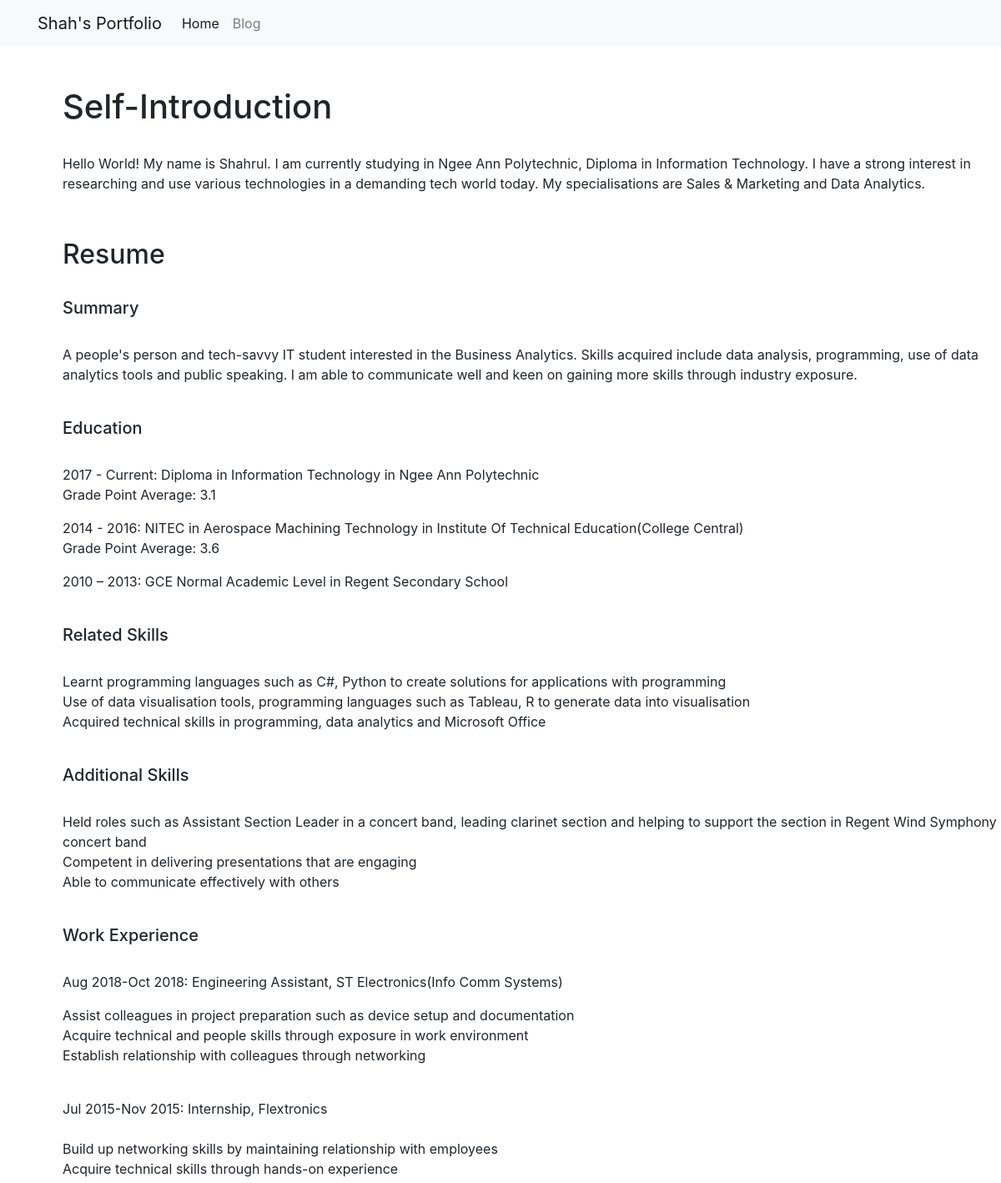
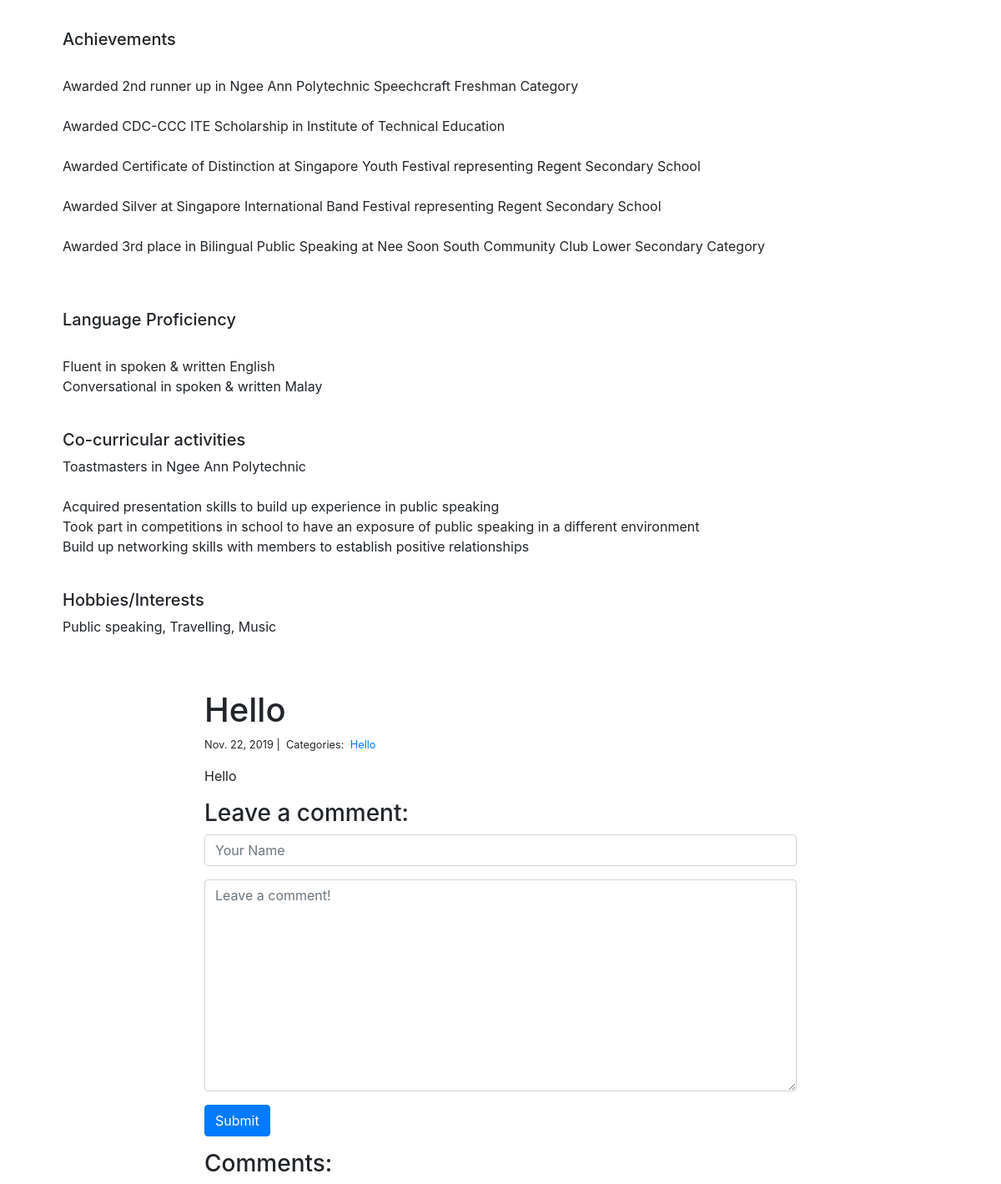
Page /blog/1/ on the committed database (2 pictures, top to bottom).
### blog/models.py (models this page shows)
class Post(models.Model):
    title = models.CharField(max_length=255)
    body = models.TextField()
    created_on = models.DateTimeField(auto_now_add=True)
    last_modified = models.DateTimeField(auto_now=True)
    categories = models.ManyToManyField("Category", related_name="posts")

class Category(models.Model):
    name = models.CharField(max_length=20)

### blog/views.py (the view, shortened to what this page needs)
# urls.py: path("<int:pk>/", views.blog_detail, name="blog_detail"),
def blog_detail(request, pk):
    post = Post.objects.get(pk=pk)
    comments = Comment.objects.filter(post=post)
    form = CommentForm()
    context = {"post": post, "comments": comments, "form": form}
    return render(request, "blog_detail.html", context)

### blog/forms.py
class CommentForm(forms.Form):
    author = forms.CharField(
        max_length=60,
        widget=forms.TextInput(attrs={
            "class": "form-control",
            "placeholder": "Your Name"
        })
    )
    body = forms.CharField(widget=forms.Textarea(
        attrs={
            "class": "form-control",
            "placeholder": "Leave a comment!"
        })
    )

### blog/templates/blog_detail.html (shortened to what this page needs)
{% extends "base.html" %}
{% block page_content %}
<div class="col-md-8 offset-md-2">
    <h1>{{ post.title }}</h1>
    <small>
        {{ post.created_on.date }} |&nbsp;
        Categories:&nbsp;
        {% for category in post.categories.all %}
        <a href="{% url 'blog_category' category.name %}">
            {{ category.name }}
        </a>&nbsp;
        {% endfor %}
    </small>
    <p>{{ post.body | linebreaks }}</p>
    <h3>Leave a comment:</h3>
    <form action="/blog/{{ post.pk }}/" method="post">
        <div class="form-group">
            {{ form.author }}
        </div>
        <div class="form-group">
            {{ form.body }}
        </div>
        <button type="submit" class="btn btn-primary">Submit</button>
    </form>
    <h3>Comments:</h3>
</div>
{% endblock %}

### rows in the picture
Post: title "Hello", created_on "Nov. 22, 2019", body "Hello"
Category: name "Hello"
